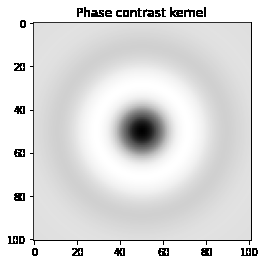
#> input picture SyMBac-main/docs/source/images/scene_generation/PC_PSF.png, 266 x 264 px, given in place of FLexample_conv.tif, which was not available
$ jupyter execute --allow-errors plot_report_images.ipynb   (shell and % lines are left out)
#> lines starting #> are read from the running program, lines starting #| are printed output that depends on the picture; pictures that were not available may be replaced by others from this repository, and a replacement may not be noted
[cell 1]
from PIL import Image
import numpy as np
import matplotlib.pyplot as plt
import cv2 as cv
from skimage.morphology import label

[cell 2]
conv = cv.imread("report_images/figure_parts/FLexample_conv.tif",cv.IMREAD_GRAYSCALE)
#> conv is the input picture: shape (264, 266); min 0, max 255, mean 223
mask = cv.imread("report_images/figure_parts/FLexample_mask.tif",cv.IMREAD_GRAYSCALE)
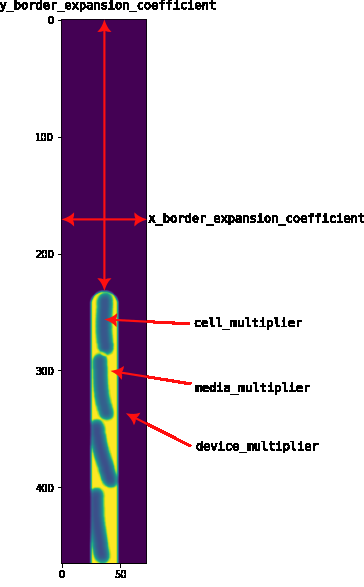
#> input picture SyMBac-main/docs/source/images/scene_generation/int_and_dims.png, 364 x 587 px, given in place of FLexample_mask.tif, which was not available
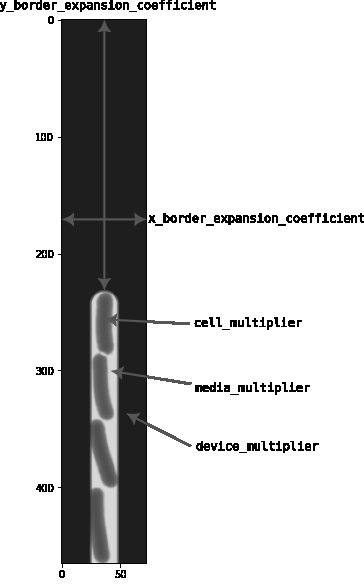
#> mask: shape (587, 364); min 0, max 255, mean 204.4
omni = cv.imread("report_images/figure_parts/FLexample_omni.tif",cv.IMREAD_GRAYSCALE)
otsu = cv.imread("report_images/figure_parts/FLexample_otsu.tif",cv.IMREAD_GRAYSCALE)
bern = cv.imread("report_images/figure_parts/FLexample_bern.tif",cv.IMREAD_GRAYSCALE)
watr = cv.imread("report_images/figure_parts/FLexample_watr.tif",cv.IMREAD_GRAYSCALE)
star = cv.imread("report_images/figure_parts/FLexample_star.tif",cv.IMREAD_GRAYSCALE)

[cell 3]
fig, axs = plt.subplots(1,7,figsize=[10,3])
axs[0].imshow(conv,'gray')
axs[1].imshow(mask,'gray')
axs[2].imshow(omni,'gray')
#> (the rest of this cell did not finish here and is left out)

[cell 4]
rl_90x = cv.imread("C:/Users/robho/OneDrive/Desktop/Uni_Work/Year_4/project2/superres/third_trial/real_data/90x/real_image.png",cv.IMREAD_GRAYSCALE)
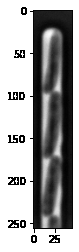
#> input picture SyMBac-main/docs/source/images/scene_generation/real_image.png, 79 x 252 px, found by its file name
#> rl_90x is the input picture: shape (252, 79); min 0, max 255, mean 161
rl_60x = cv.imread("C:/Users/robho/OneDrive/Desktop/Uni_Work/Year_4/project2/superres/third_trial/real_data/60x/lr_img/real_image.png",cv.IMREAD_GRAYSCALE)
rl_40x = cv.imread("C:/Users/robho/OneDrive/Desktop/Uni_Work/Year_4/project2/superres/third_trial/real_data/40x/lr_img/real_image.png",cv.IMREAD_GRAYSCALE)
rl_30x = cv.imread("C:/Users/robho/OneDrive/Desktop/Uni_Work/Year_4/project2/superres/third_trial/real_data/30x/lr_img/real_image.png",cv.IMREAD_GRAYSCALE)
rl_20x = cv.imread("C:/Users/robho/OneDrive/Desktop/Uni_Work/Year_4/project2/superres/third_trial/real_data/20x/lr_img/real_image.png",cv.IMREAD_GRAYSCALE)

s3_90x = cv.imread("C:/Users/robho/OneDrive/Desktop/Uni_Work/Year_4/project2/superres/third_trial/omnipose_training/test/pmc_0.0728/convolutions/synth_00017_pmc_0.0728.tif",cv.IMREAD_GRAYSCALE)
s3_60x = cv.imread("C:/Users/robho/OneDrive/Desktop/Uni_Work/Year_4/project2/superres/third_trial/omnipose_training/test/pmc_0.1092/convolutions/synth_00017_pmc_0.1092.tif",cv.IMREAD_GRAYSCALE)
s3_40x = cv.imread("C:/Users/robho/OneDrive/Desktop/Uni_Work/Year_4/project2/superres/third_trial/omnipose_training/test/pmc_0.1638/convolutions/synth_00017_pmc_0.1638.tif",cv.IMREAD_GRAYSCALE)
s3_30x = cv.imread("C:/Users/robho/OneDrive/Desktop/Uni_Work/Year_4/project2/superres/third_trial/omnipose_training/test/pmc_0.2184/convolutions/synth_00017_pmc_0.2184.tif",cv.IMREAD_GRAYSCALE)
s3_20x = cv.imread("C:/Users/robho/OneDrive/Desktop/Uni_Work/Year_4/project2/superres/third_trial/omnipose_training/test/pmc_0.3276/convolutions/synth_00017_pmc_0.3276.tif",cv.IMREAD_GRAYSCALE)

s2_10x = cv.imread("C:/Users/robho/OneDrive/Desktop/Uni_Work/Year_4/project2/superres/second_trial/omnipose_training/test/pmc_0.0655/convolutions/synth_00011_pmc_0.0655.tif",cv.IMREAD_GRAYSCALE)
s2_60x = cv.imread("C:/Users/robho/OneDrive/Desktop/Uni_Work/Year_4/project2/superres/second_trial/omnipose_training/test/pmc_0.1092/convolutions/synth_00011_pmc_0.1092.tif",cv.IMREAD_GRAYSCALE)
s2_40x = cv.imread("C:/Users/robho/OneDrive/Desktop/Uni_Work/Year_4/project2/superres/second_trial/omnipose_training/test/pmc_0.1638/convolutions/synth_00011_pmc_0.1638.tif",cv.IMREAD_GRAYSCALE)

[cell 5]
fig, axs = plt.subplots(1,5,figsize=[10,5])
axs[0].imshow(rl_90x,'gray')
axs[1].imshow(rl_60x,'gray')
axs[2].imshow(rl_40x,'gray')
axs[3].imshow(rl_30x,'gray')
axs[4].imshow(rl_20x,'gray')

axs[0].set_title("HR 90x")
axs[1].set_title("LR 60x")
axs[2].set_title("LR 40x")
axs[3].set_title("LR 30x")
axs[4].set_title("LR 20x")
plt.savefig("C:/Users/robho/OneDrive/Desktop/Uni_Work/Year_4/project2/report_images/real_images_examples.pdf")
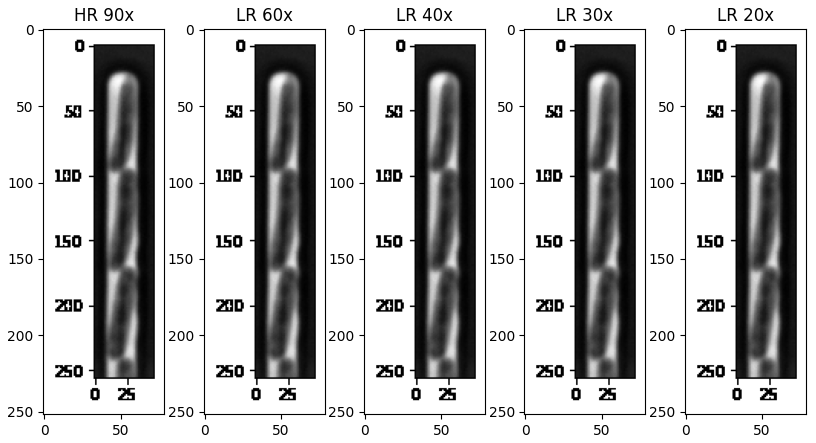
#> figure drawn by matplotlib, 5 panels
plt.show()

[cell 6]
fig, axs = plt.subplots(1,5,figsize=[10,5])
#> (the rest of this cell did not finish here and is left out)

[cell 7]
fig, axs = plt.subplots(1,3,figsize=[5,5])
#> (the rest of this cell did not finish here and is left out)

[cell 8]
gt = cv.imread("report_images/figure_parts/synth_example_gt.tif",cv.IMREAD_GRAYSCALE)
hc = cv.imread("report_images/figure_parts/synth_example_hres_conv.tif",cv.IMREAD_GRAYSCALE)
hm = cv.imread("report_images/figure_parts/synth_example_hres_mask.tif",cv.IMREAD_GRAYSCALE)
rc = cv.imread("report_images/figure_parts/synth_example_rcan_conv.tif",cv.IMREAD_GRAYSCALE)
rm = cv.imread("report_images/figure_parts/synth_example_rcan_mask.tif",cv.IMREAD_GRAYSCALE)
sc = cv.imread("report_images/figure_parts/synth_example_srcn_conv.tif",cv.IMREAD_GRAYSCALE)
sm = cv.imread("report_images/figure_parts/synth_example_srcn_mask.tif",cv.IMREAD_GRAYSCALE)
lc = cv.imread("report_images/figure_parts/synth_example_linr_conv.tif",cv.IMREAD_GRAYSCALE)
lm = cv.imread("report_images/figure_parts/synth_example_linr_mask.tif",cv.IMREAD_GRAYSCALE)

[cell 9]
fig, axs = plt.subplots(1,4,figsize=[8,5])
#> (the rest of this cell did not finish here and is left out)

[cell 10]
fig, axs = plt.subplots(1,5,figsize=[10,5])
#> (the rest of this cell did not finish here and is left out)

[cell 11]
fig, axs = plt.subplots(2,5,figsize=[10,10])
#> (the rest of this cell did not finish here and is left out)

[cell 12]
gtarray = mask
overseg = watr
undrseg = otsu

[cell 13]
def relu(array):
    output = np.zeros(array.shape)
    output[array>0] = array[array>0]
    return output

def inv_relu(array):
    output = np.zeros(array.shape)
    output[array==1] = 1
    return output

[cell 14]
t = 135
v1 = gtarray[t:t+95]
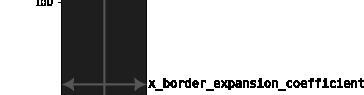
#> v1: shape (95, 364); min 0, max 255, mean 194.1
#> (the rest of this cell did not finish here and is left out)
